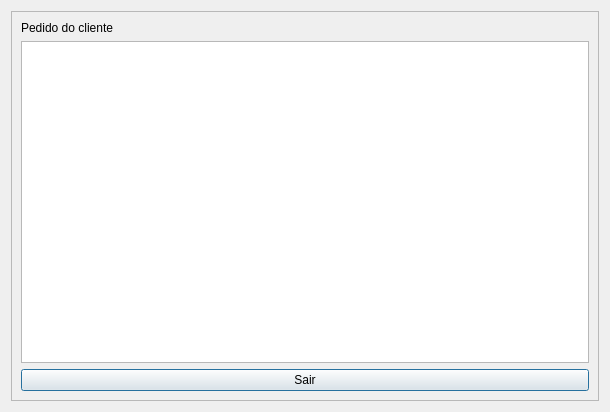
<?xml version="1.0" encoding="UTF-8"?>
<ui version="4.0">
 <class>Dialog</class>
 <widget class="QDialog" name="Dialog">
  <property name="geometry">
   <rect>
    <x>0</x>
    <y>0</y>
    <width>610</width>
    <height>412</height>
   </rect>
  </property>
  <property name="windowTitle">
   <string>Dialog</string>
  </property>
  <layout class="QVBoxLayout" name="verticalLayout">
   <item>
    <layout class="QVBoxLayout" name="verticalLayout_2">
     <item>
      <widget class="QFrame" name="frame_2">
       <property name="minimumSize">
        <size>
         <width>100</width>
         <height>0</height>
        </size>
       </property>
       <property name="frameShape">
        <enum>QFrame::StyledPanel</enum>
       </property>
       <property name="frameShadow">
        <enum>QFrame::Raised</enum>
       </property>
       <layout class="QVBoxLayout" name="verticalLayout_5">
        <item>
         <widget class="QLabel" name="label_2">
          <property name="text">
           <string>Pedido do cliente</string>
          </property>
         </widget>
        </item>
        <item>
         <widget class="QListView" name="lst_todos_produtos_do_pedido"/>
        </item>
        <item>
         <widget class="QPushButton" name="pushButton_exit">
          <property name="text">
           <string>Sair</string>
          </property>
         </widget>
        </item>
       </layout>
      </widget>
     </item>
    </layout>
   </item>
  </layout>
 </widget>
 <resources/>
 <connections/>
</ui>
